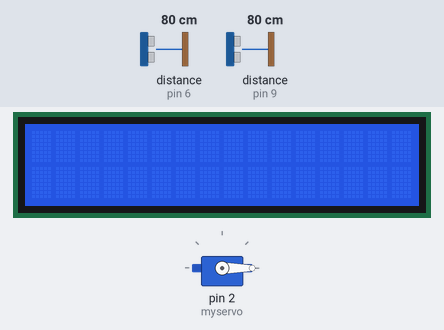
The sketch below on a simulated Arduino Uno, built with avr-gcc and run on an emulated ATmega328P. Parts: servo, 16×2 character LCD. Inputs (shaded band) come from the test bench; at power-on: distance to the obstacle (sensors on pin 6, pin 9) 80 cm. The echo pulse lasts 58.3 µs per cm; the audio player accepts every command and is not drawn.

Above: at 1.2 s.
1.3 s: distance to the obstacle (sensor on pin 6) set to 95 cm
13.6 s: distance to the obstacle (sensor on pin 6) set to 106 cm
At 24.7 s:
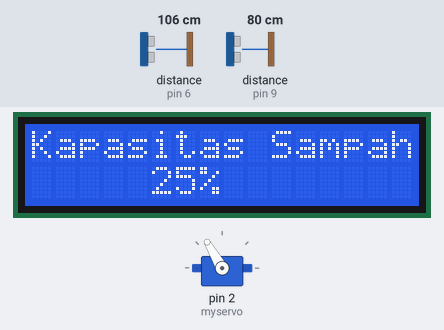
25.8 s: distance to the obstacle (sensor on pin 9) set to 7 cm
At 26.4 s:
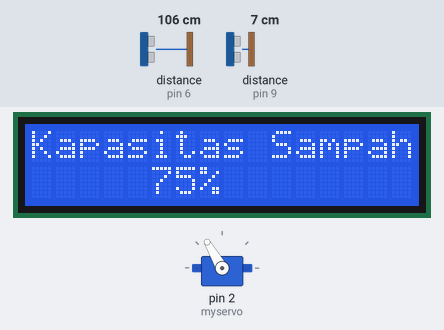
34.9 s: distance to the obstacle (sensor on pin 9) set to 4 cm
At 35.5 s:
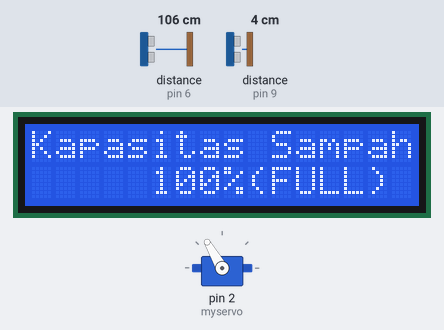
44.0 s: distance to the obstacle (sensor on pin 9) set to 13 cm
At 45.4 s:
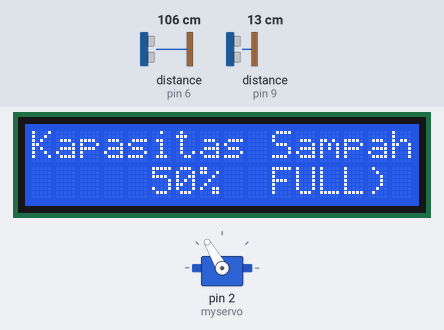
53.1 s: distance to the obstacle (sensor on pin 6) set to 2 cm
At 53.8 s:
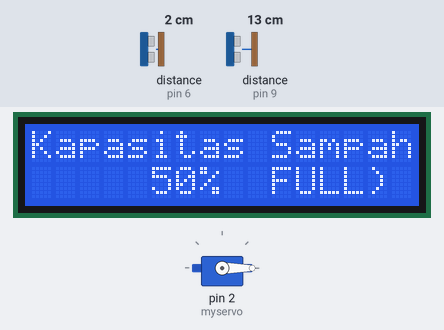
Timing chart, 0 to 56.1 s (numbered marks = the images above; inputs shaded):
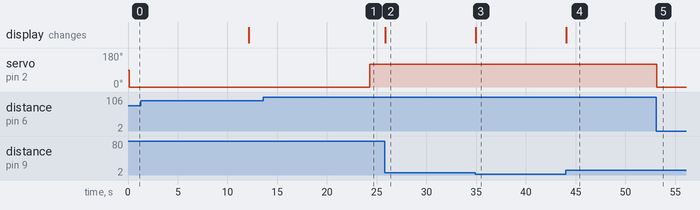

Measured:
- the behaviour switches between 100 and 101 cm on distance to the obstacle (sensor on pin 6) (found by bisection; images 0 and 1)
- the behaviour switches between 6 and 5 cm on distance to the obstacle (sensor on pin 9) (found by bisection; images 2 and 3)
- after the input at 13.6 s, servo on pin 2 (myservo): 0° → 120° after 10.7 s
- after the input at 25.8 s, the display: changes after 0.04 s (image 2)
- after the input at 34.9 s, the display: changes at once (image 3)
- after the input at 44.0 s, the display: changes after 0.06 s (image 4)
- after the input at 53.1 s, servo on pin 2 (myservo): 120° → 0° after 0.06 s

The sketch:

TESSA_CERDAS_KELOMPOK_3.ino
```cpp
#include <SoftwareSerial.h>
#include <LiquidCrystal_I2C.h> // library LCD
#include <DFPlayer_Mini_Mp3.h> // library DFPlayer
#include <NewPing.h> // library sensor ultrasonic
#include <Servo.h>  // library motor servo

//Pendeteksi ada tidaknya orang (sensor ultrasonik luar)
#define TRIGGER_PIN 5
#define ECHO_PIN 6
#define MAX_DISTANCE 100

//Pendeteksi sensor ultrasonik dalam
#define TRIGGER_PIN1 8
#define ECHO_PIN1 9
#define MAX_DISTANCE1 22

LiquidCrystal_I2C lcd(0x3F, 16, 2);
Servo myservo;
SoftwareSerial mySerial(10, 11);
NewPing sonar(TRIGGER_PIN, ECHO_PIN, MAX_DISTANCE); // NewPing setup of pins and maximum distance.
NewPing sonar1(TRIGGER_PIN1, ECHO_PIN1, MAX_DISTANCE1); // NewPing setup of pins and maximum distance.

void setup () {
myservo.attach(2);
mySerial.begin (9600);
mp3_set_serial (mySerial);
mp3_set_volume (100);
lcd.begin();
}

void loop () {
delay(50);
int jarak = sonar.ping_cm(); // Send out the ping, get the results in centimeters.
int kapasitas = sonar1.ping_cm(); // Send out the ping, get the results in centimeters.

if(jarak>0)
{
myservo.write(0); // membuka tutup kotak sampah
mp3_play (1);
delay(5000);
mp3_play (2);
delay(4000);
mp3_play (3);
delay(3000);
}
else
{
  myservo.write(120);  // menutup kotak sampah
}

if((kapasitas>15)&&(kapasitas<21))
{
lcd.setCursor(0,0);
lcd.print("Kapasitas Sampah");
lcd.setCursor(5,1);
lcd.print("25%            ");
}
else if((kapasitas>10)&&(kapasitas<16))
{
lcd.setCursor(0,0);
lcd.print("Kapasitas Sampah");
lcd.setCursor(5,1);
lcd.print("50%  ");
}
else if((kapasitas>5)&&(kapasitas<11))
{
lcd.setCursor(0,0);
lcd.print("Kapasitas Sampah");
lcd.setCursor(5,1);
lcd.print("75%            ");
}
else if((kapasitas>1)&&(kapasitas<=5))
{
lcd.setCursor(0,0);
lcd.print("Kapasitas Sampah");
lcd.setCursor(5,1);
lcd.print("100%(FULL) ");
}
else
{
lcd.setCursor(0,0);
lcd.print("Kapasitas Sampah");
lcd.setCursor(5,1);
lcd.print("25%             ");
}
}
```
